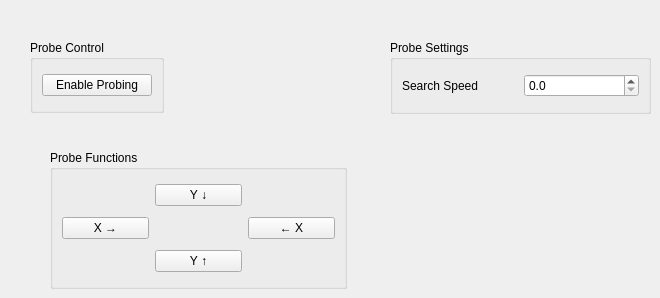
      <widget class="QWidget" name="tab_12">
       <attribute name="title">
        <string>Probe</string>
       </attribute>
       <widget class="QGroupBox" name="groupBox_18">
        <property name="geometry">
         <rect>
          <x>30</x>
          <y>40</y>
          <width>134</width>
          <height>73</height>
         </rect>
        </property>
        <property name="title">
         <string>Probe Control</string>
        </property>
        <layout class="QGridLayout" name="gridLayout_30">
         <item row="0" column="0">
          <widget class="QPushButton" name="probing_enable_pb">
           <property name="text">
            <string>Enable Probing</string>
           </property>
          </widget>
         </item>
        </layout>
       </widget>
       <widget class="QGroupBox" name="groupBox_19">
        <property name="geometry">
         <rect>
          <x>50</x>
          <y>150</y>
          <width>297</width>
          <height>139</height>
         </rect>
        </property>
        <property name="title">
         <string>Probe Functions</string>
        </property>
        <layout class="QGridLayout" name="gridLayout_31">
         <item row="0" column="1">
          <widget class="QPushButton" name="probe_y_minus">
           <property name="text">
            <string>Y ↓</string>
           </property>
          </widget>
         </item>
         <item row="1" column="0">
          <widget class="QPushButton" name="probe_x_plus">
           <property name="text">
            <string>X →</string>
           </property>
           <property name="function" stdset="0">
            <string>mdi</string>
           </property>
           <property name="command" stdset="0">
            <string>o&lt;pxplus&gt; call</string>
           </property>
          </widget>
         </item>
         <item row="1" column="2">
          <widget class="QPushButton" name="probe_x_minus">
           <property name="text">
            <string>← X</string>
           </property>
          </widget>
         </item>
         <item row="2" column="1">
          <widget class="QPushButton" name="probe_y_plus">
           <property name="text">
            <string>Y ↑</string>
           </property>
          </widget>
         </item>
        </layout>
       </widget>
       <widget class="QGroupBox" name="groupBox_20">
        <property name="geometry">
         <rect>
          <x>390</x>
          <y>40</y>
          <width>261</width>
          <height>74</height>
         </rect>
        </property>
        <property name="title">
         <string>Probe Settings</string>
        </property>
        <layout class="QGridLayout" name="gridLayout_32">
         <item row="0" column="0">
          <widget class="QLabel" name="label_32">
           <property name="text">
            <string>Search Speed</string>
           </property>
          </widget>
         </item>
         <item row="0" column="1">
          <widget class="QDoubleSpinBox" name="doubleSpinBox">
           <property name="decimals">
            <number>1</number>
           </property>
           <property name="maximum">
            <double>10.000000000000000</double>
           </property>
           <property name="function" stdset="0">
            <string>get_var</string>
           </property>
           <property name="variable" stdset="0">
            <string>2000</string>
           </property>
          </widget>
         </item>
        </layout>
       </widget>
      </widget>
